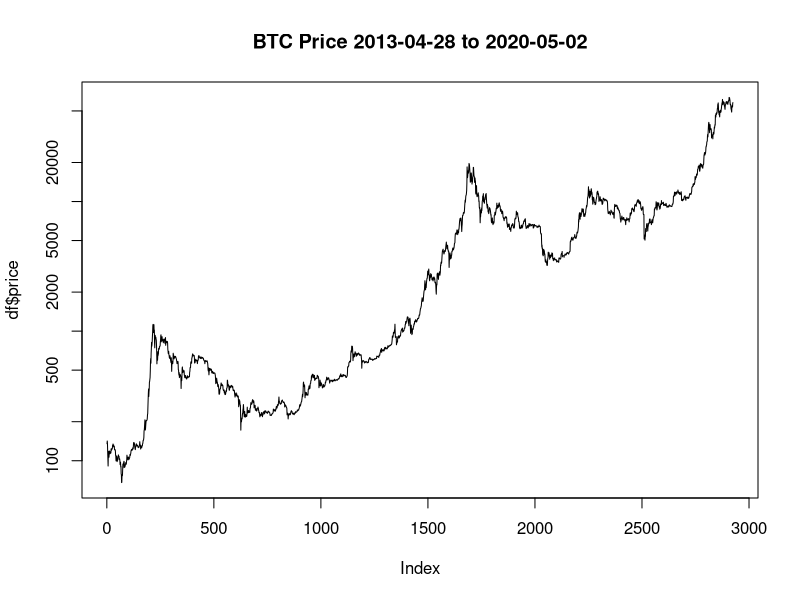

Reproduce this figure in R.
library(plyr)


#--------------#	Summary Statistics

## Let's use bitcoin's price data as an example
df = read.csv('data/btc-2020-5-2-2013-4-28.csv')
print(head(df))

png('figures/btc_his_price.png')
title = 'BTC Price 2013-04-28 to 2020-05-02'
plot(df$price,
		 main = title,
		 type = 'l',
		 log = 'y'
)
dev.off()







#------------------
### Counts, percentage, and proportions

# plyr provide a count() function to do counts.


foo = data.frame(
								 name = c('adam','harry','synferlo','james','xie','zoe'),
								 gender = c(rep('M',5),'F')
)
print(foo)


# Now use count() to get the frequences of gender
# count(df_obj, col)

foo.freq = count(foo, 'gender')
print(foo.freq)
#   gender freq
# 1      F    1
# 2      M    5



# R also have a built in function to do this:
# table(obj), it will return a table of frequency
gender.fre = table(foo$gender)
print(gender.fre)
# F M
# 1 5












#------------------
### quantile
# quantitle(obj, prob = )
# "prob" can be a number, or a vector.

price = df$price
price.quantiles = quantile(price, prob = c(0, 0.25, 0.5, 0.75, 1))
print(price.quantiles)
#       0%       25%       50%       75%      100%
#   67.809   423.925  1408.445  8182.252 63576.676



# If I want to see the 85 percentile,
price.80per = quantile(price, prob = 0.8)
print(price.80per)
#      80%
# 9168.794



### summary()

price.summary = summary(price)
print(price.summary)
#    Min.  1st Qu.   Median     Mean  3rd Qu.     Max.
#   67.81   423.92  1408.44  5953.75  8182.25 63576.68









#------------------
### Statistical Measurements

foo = 1:9
mean(foo)
# [1] 5
mean(df$price)
# [1] 5953.746

# return max and min value, you can also use min() or max() separately.
range(foo)
# [1] 1 9


median(foo)
# [1] 5



### variance, and std deviation
# std. dev = var^(1/2)

price.var = var(df$price)
print(price.var)
# [1] 102994775


price.std.var = sd(df$price)
print(price.std.var)
# [1] 10148.63


# interquartile range(IQR)
# IQR = Q(0.75) - Q(0.25), where Q() stands for quantile function.
price.iqr = IQR(df$price)
print(price.iqr)
# [1] 7758.327










#------------------
### Covariance and Correlation

df1 = read.csv('data/NewCleanData.csv')
print(head(df1))
price = df1$Open_price
vol = df1$Volume

price_vol.cov = cov(price, vol)
print(price_vol.cov)
# they are highly related
# [1] 5.494953e+13


# Correlation
price_vol.cor = cor(price, vol)
print(price_vol.cor)
# [1] 0.7114399










